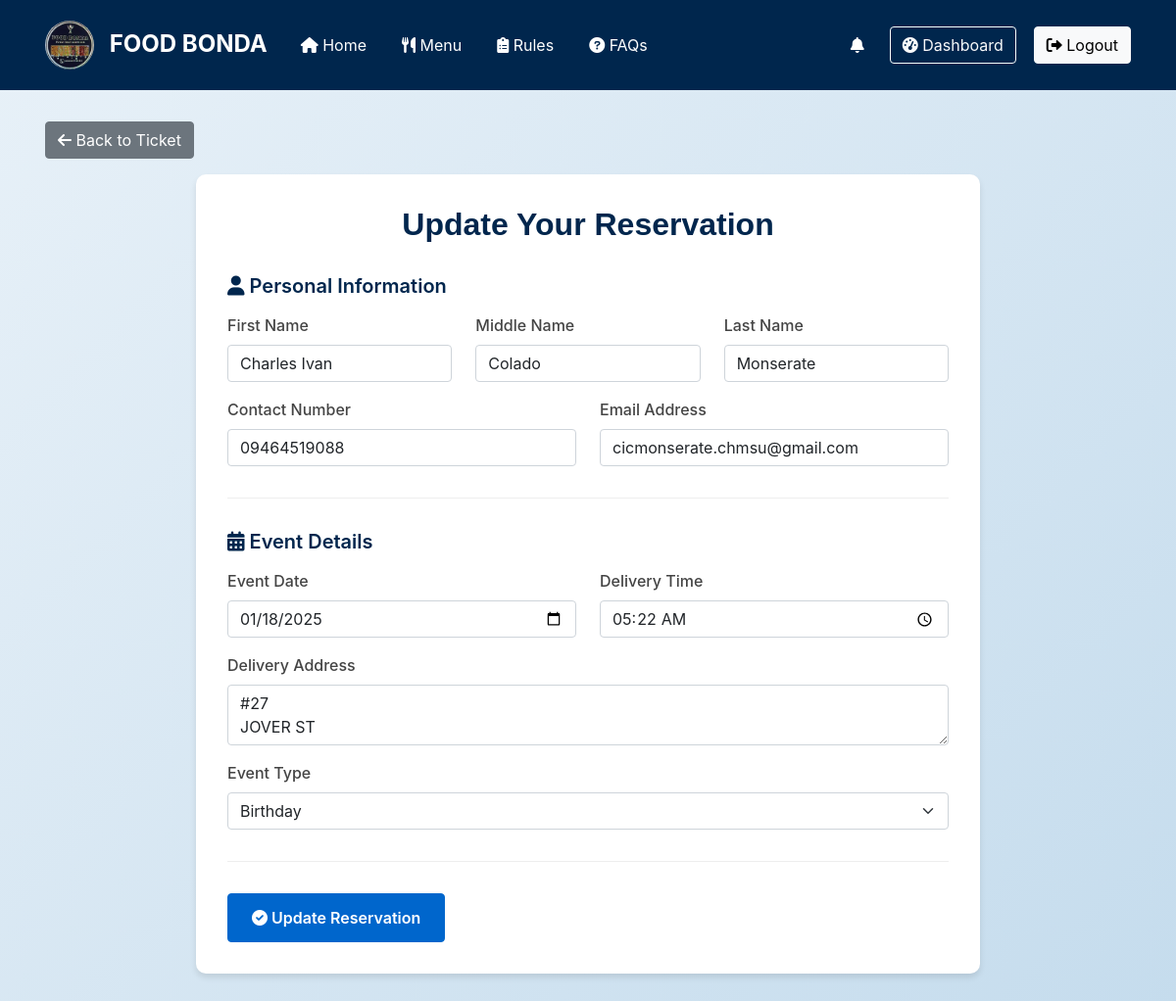
Page /update_reservation.php?id=17 (signed in) on the committed database.
### tables this page shows
CREATE TABLE IF NOT EXISTS `reservations` (
  `reservation_id` int NOT NULL AUTO_INCREMENT,
  `customer_id` int NOT NULL,
  `package_id` int DEFAULT NULL,
  `first_name` varchar(50) NOT NULL,
  `middle_name` varchar(50) DEFAULT NULL,
  `last_name` varchar(50) NOT NULL,
  `contact` varchar(11) NOT NULL,
  `email` varchar(100) NOT NULL,
  `event_date` date NOT NULL,
  `delivery_time` time NOT NULL,
  `delivery_address` text NOT NULL,
  `event_type` enum('wedding','birthday','christening','thanksgiving','fiesta') NOT NULL,
  `selected_dishes` text NOT NULL,
  `gcash_receipt_path` varchar(255) DEFAULT NULL,
  `status` enum('pending','approved','completed','cancelled') DEFAULT 'pending',
  `created_at` timestamp NULL DEFAULT CURRENT_TIMESTAMP,
  `updated_at` timestamp NOT NULL DEFAULT CURRENT_TIMESTAMP ON UPDATE CURRENT_TIMESTAMP,
  PRIMARY KEY (`reservation_id`),
  KEY `customer_id` (`customer_id`),
  KEY `package_id` (`package_id`),
  CONSTRAINT `customer_foreign` FOREIGN KEY (`customer_id`) REFERENCES `customers` (`customer_id`),
  CONSTRAINT `package_foreign` FOREIGN KEY (`package_id`) REFERENCES `packages` (`package_id`)
);

### update_reservation.php (the view, shortened to what this page needs)
<?php
require_once 'check_auth.php';
$id = intval($_GET['id']);
$sql = 'SELECT * FROM reservations WHERE reservation_id = ? AND customer_id = ?';
$stmt = $conn->prepare($sql);
$stmt->bind_param('ii', $id, $_SESSION['customer_id']);
$stmt->execute();
$result = $stmt->get_result();
$reservation = $result->fetch_assoc();
?>
<!DOCTYPE html>
<html lang="en">
<head>
    <link href="https://cdn.jsdelivr.net/npm/bootstrap@5.1.3/dist/css/bootstrap.min.css" rel="stylesheet">
    <link rel="stylesheet" href="https://cdnjs.cloudflare.com/ajax/libs/font-awesome/6.0.0/css/all.min.css">
    <link href="reservation.css" rel="stylesheet">
</head>
<body>
    <?php include 'navbar.php'; ?>
    <div class="container">
        <a href="ticket.php?id=<?php echo $id; ?>" class="btn btn-secondary">
            <i class="fas fa-arrow-left"></i> Back to Ticket
        </a>
        <form class="reservation-form" action="process_update_reservation.php" method="POST"
            enctype="multipart/form-data" id="reservationForm">
            <h2>Update Your Reservation</h2>
            <div class="form-section">
                <h3><i class="fas fa-user"></i> Personal Information</h3>
                <div class="row">
                    <div class="col-md-4 mb-3">
                        <label for="first_name" class="form-label">First Name</label>
                        <input type="text" class="form-control" id="first_name" name="first_name" required
                            maxlength="20" value="<?php echo htmlspecialchars($reservation['first_name']); ?>">
                    </div>
                    <div class="col-md-4 mb-3">
                        <label for="middle_name" class="form-label">Middle Name</label>
                        <input type="text" class="form-control" id="middle_name" name="middle_name" maxlength="20"
                            value="<?php echo htmlspecialchars($reservation['middle_name']); ?>">
                    </div>
                    <div class="col-md-4 mb-3">
                        <label for="last_name" class="form-label">Last Name</label>
                        <input type="text" class="form-control" id="last_name" name="last_name" required
                            maxlength="20" value="<?php echo htmlspecialchars($reservation['last_name']); ?>">
                    </div>
                </div>
                <div class="row">
                    <div class="col-md-6 mb-3">
                        <label for="contact" class="form-label">Contact Number</label>
                        <input type="tel" class="form-control" id="contact" name="contact" required maxlength="11"
                            pattern="[0-9]{11}" value="<?php echo htmlspecialchars($reservation['contact']); ?>">
                    </div>
                    <div class="col-md-6 mb-3">
                        <label for="email" class="form-label">Email Address</label>
                        <input type="email" class="form-control" id="email" name="email" required
                            value="<?php echo htmlspecialchars($reservation['email']); ?>">
                    </div>
                </div>
            </div>
            <div class="form-section">
                <h3><i class="fas fa-calendar-alt"></i> Event Details</h3>
                <div class="row">
                    <div class="col-md-6 mb-3">
                        <label for="event_date" class="form-label">Event Date</label>
                        <input type="date" class="form-control" id="event_date" name="event_date" required
                            min="<?php echo date('Y-m-d', strtotime('+3 days')); ?>" value="<?php echo htmlspecialchars($reservation['event_date']); ?>">
                    </div>
                    <div class="col-md-6 mb-3">
                        <label for="delivery_time" class="form-label">Delivery Time</label>
                        <input type="time" class="form-control" id="delivery_time" name="delivery_time" required
                            value="<?php echo htmlspecialchars($reservation['delivery_time']); ?>">
                    </div>
                </div>
                <div class="mb-3">
                    <label for="address" class="form-label">Delivery Address</label>
                    <textarea class="form-control" id="address" name="address" rows="2" required><?php echo htmlspecialchars($reservation['delivery_address']); ?></textarea>
                </div>
                <div class="mb-3">
                    <label for="event" class="form-label">Event Type</label>
                    <select class="form-select" id="event" name="event" required>
                        <option value="birthday" <?php echo $reservation['event_type'] === 'birthday' ? 'selected' : ''; ?>>Birthday</option>
                    </select>
                </div>
            </div>
            <button type="submit" class="btn btn-primary">
                <i class="fas fa-check-circle"></i> Update Reservation
            </button>
        </form>
    </div>
</body>
</html>

### reservation.css (style rules this page uses)
:root { --dark-blue: #00264d; --light-blue: #e8f1f8; --accent-blue: #0066cc; }
body { min-height: 100vh; display: flex; flex-direction: column; background: linear-gradient(135deg, #e8f1f8 0%, #c5dced 100%); font-family: 'Inter', sans-serif; margin: 0; padding: 0; }
.btn-secondary { margin-bottom: 1rem; }
.container { padding: 2rem 1rem; }
.reservation-form { background: white; border-radius: 10px; box-shadow: 0 4px 6px rgba(0, 0, 0, 0.1); padding: 2rem; margin: 0 auto; max-width: 800px; transition: all 0.3s ease; }
.reservation-form h2 { color: var(--dark-blue); text-align: center; margin-bottom: 2rem; font-family: 'Poppins', sans-serif; font-weight: 600; }
.form-section { margin-bottom: 2rem; padding-bottom: 1rem; border-bottom: 1px solid #eee; }
.form-section h3 { color: var(--dark-blue); margin-bottom: 1rem; font-size: 1.25rem; font-weight: 600; }
.form-label { color: #444; font-weight: 500; }
.btn-primary { background-color: var(--accent-blue); border-color: var(--accent-blue); padding: 0.75rem 1.5rem; font-weight: 600; transition: background-color 0.3s, border-color 0.3s; }

### rows in the picture
reservations: first_name "Charles Ivan", middle_name "Colado", last_name "Monserate", contact "09464519088", email "cicmonserate.chmsu@gmail.com", event_date "01/18/2025", delivery_time "05:22:00", address "#27 JOVER ST", event "Birthday"
